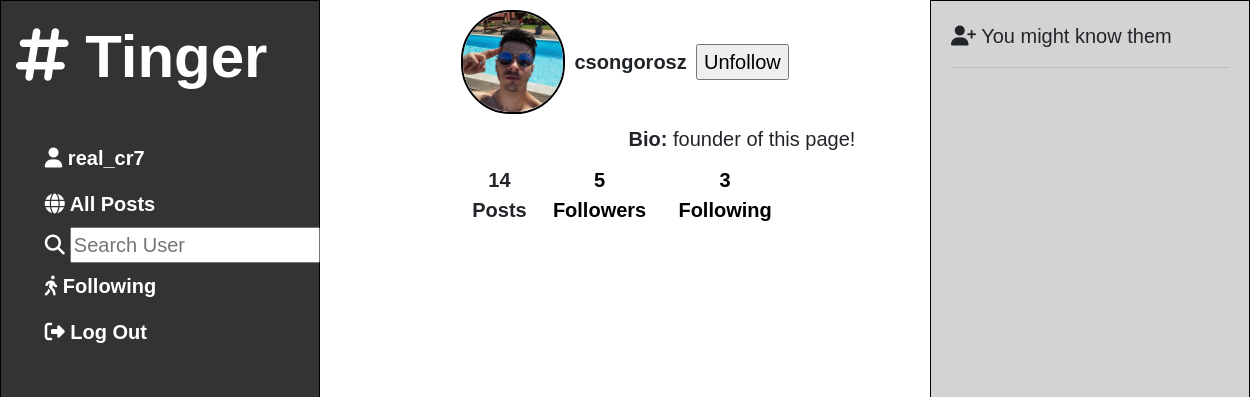
/profile/csongorosz (signed in), run on the app's committed database.
### network/models.py (models this page shows, shortened)
class User(AbstractUser):
    bio = models.TextField(null=True)
    birthdate = models.DateField(null=True, blank=True)
    location = models.TextField(blank=True)
    profileimg = models.ImageField(upload_to='profile_images', default='blank-profile-picture.png')
    following = models.ManyToManyField('self', through='Relationship', symmetrical=False, related_name='followers')

### network/views.py (the view)
# urls.py: path("profile/<str:username>", views.profile_view, name="profile"),
def profile_view(request, username):
    try:
        user = User.objects.get(username=username)
    except User.DoesNotExist:
        raise Http404("User does not exist")
    if request.user.is_authenticated:
        following_count = user.followers.count()
        followers_count = user.following.count()
        posts_count = Post.objects.filter(author=user).count()
        bio = user.bio
        form = ProfileForms(instance=request.user)
        profile_img = user.profileimg
        is_following = request.user.following.filter(username=username).exists()
        return render(request, "network/profile.html",
                      {'name':username,
                       'posts_count': posts_count,
                       'profile_img': profile_img,
                       'bio': bio,
                       'following_count': following_count,
                       'followers_count': followers_count,
                       'is_following': is_following,
                       'form': form
                       })
    else:
        return redirect('login')

### network/views.py
class ProfileForms(forms.ModelForm):
    profileimg = forms.ImageField(label="Profile Picture")
    class Meta:
        model = User
        fields = ('profileimg',)

### network/templates/network/profile.html (shortened to what this page needs)
{% extends "network/layout.html" %}
{% load static %}
{% block body %}
    <div class="profile-section">
        <div class="puopff">
            <div class="puo">
                <div class="profile-pic">
                    <img src="{{ profile_img.url }}" alt="Profile Picture" width="100" class="prof-pic">
                </div>
                <div class="username">
                    <strong>{{ name }}</strong>
                </div>
                <div class="option">
                    {% if user.is_authenticated %}
                        {% if user.username != name %}
                            <form method="POST" action="{% url 'follow_unfollow' name %}">
                                <input type="submit" value="{% if is_following %}Unfollow{% else %}Follow{% endif %}">
                            </form>
                        {% else %}
                            <button id="settings">
                                Edit Profile
                                <i class="fas fa-cog"></i>
                            </button>
                        {% endif %}
                    {% endif %}
                </div>
            </div>
            <div class="bio">
                <div><b>Bio: </b>
                {{ bio }}
                </div>
            </div>
            <div class="pff">
                <div id="nr-posts">
                    <b>
                    <div> {{ posts_count }}</div>
                    Posts
                    </b>
                </div>
                <button id="followers">
                    <b>
                    <div> {{ following_count }}</div>
                    Followers
                    </b>
                </button>
                <button id="followings">
                    <b>
                    <div>{{ followers_count }}</div>
                    Following
                    </b>
                </button>
            </div>
        </div>
    </div>
{% endblock %}

### network/templates/network/layout.html (shortened to what this page needs)
{% load static %}
<!DOCTYPE html>
<html lang="en">
    <head>
        <link rel="stylesheet" href="https://stackpath.bootstrapcdn.com/bootstrap/4.4.1/css/bootstrap.min.css">
        <link rel="stylesheet" href="{% static 'network/styles.css' %}">
        <link rel="stylesheet" href="https://cdnjs.cloudflare.com/ajax/libs/font-awesome/4.7.0/css/font-awesome.min.css">
    </head>
    <body>
        <div class="left-bar">
            <nav>
                <a class="navbar-brand" href="{% url 'index' %}">
                    <h1>
                        <b>
                            <strong>
                                <i class="fa-solid fa-hashtag"></i>
                                Tinger
                            </strong>
                        </b>
                    </h1>
                </a>
                <div>
                <ul class="navbar-nav mr-auto">
                    {% if user.is_authenticated %}
                        <li class="nav-item">
                            <a id="username-link" class="nav-link" href="/profile/{{user.username}}">
                                <strong>
                                    <i class="fa-solid fa-user"></i>
                                    {{ user.username }}
                                </strong></a>
                        </li>
                    {% endif %}
                    <li class="nav-item">
                        <a id="all-posts" class="nav-link" href="{% url 'all_posts' %}">
                            <i class="fa-solid fa-globe"></i>
                            All Posts
                        </a>
                    </li>
                    {% if user.is_authenticated %}
                    <li class="nav-item">
                        <form action="{% url 'search' %}" method="get" style="display: flex; align-items: center; ">
                            <i class="fa-solid fa-magnifying-glass" style="color: #ffffff;"></i>
                            <input class="search" type="text" name="q" placeholder="Search User" style="margin-left: 5px; flex: 1; width: 250px;">
                        </form>
                    </li>
                        <li class="nav-item">
                            <a class="nav-link" href="{% url 'following' %}">
                                <i class="fa-solid fa-person-walking"></i>
                                Following
                            </a>
                        </li>
                        <li class="nav-item">
                            <a class="nav-link" href="{% url 'logout' %}">
                                <i class="fa-solid fa-right-from-bracket"></i>
                                Log Out
                            </a>
                        </li>
                    {% endif %}
                </ul>
                </div>
            </nav>
        </div>
        <div class="body">
            {% block body %}
            {% endblock %}
        </div>
        <div class="right-bar">
            <i class="fa-solid fa-user-plus"></i>
            You might know them
            <hr>
        </div>
    </body>
</html>

### network/static/network/styles.css (style rules this page uses)
.puopff { text-align: center; width: 60%; }
#nr-posts { text-align: center; }
.like-button, .edit-button, #followers, #followings { background: none; border:none; }
.prof-pic { border-radius: 48%; width: 100px; height: 100px; object-fit: cover; }
.profile-pic { text-align:center; border-radius: 48%; border: 2px solid #010101; }
.left-bar { border: 1px solid #010101; min-width:40vh; }
body { font-family: Arial, sans-serif; background-color:#333; margin: 0; padding: 0; display:grid; grid-template-columns: auto 1fr auto; font-size: 2.5vh; }
.body { background-color: rgb(255, 255, 255); }
.right-bar { background-color: lightgray; padding: 20px; border: 1px solid #010101; min-width:40vh; }
nav { background-color: #333; padding: 15px; }
ul { list-style-type: none; margin: 10%; display: flex; align-items: start; }
a { text-decoration: none; color: white; font-weight: bold; }
.profile-section { display: flex; align-items: center; justify-content:center; }
.pff, .puo { display: flex; align-items: center; justify-content:space-evenly; padding: 10px; }
.bio { display: flex; align-items: center; justify-content:space-around; width: 75vh; }
body { min-height: 100vh; }
li { padding: 0; margin: 0; }
h1 { font-size: 3em; }

### data on the page
User: username "real_cr7"
User: username "csongorosz", bio "founder of this page!"

### other printed values
{{ posts_count }} "14"
{{ following_count }} "5"
{{ followers_count }} "3"
